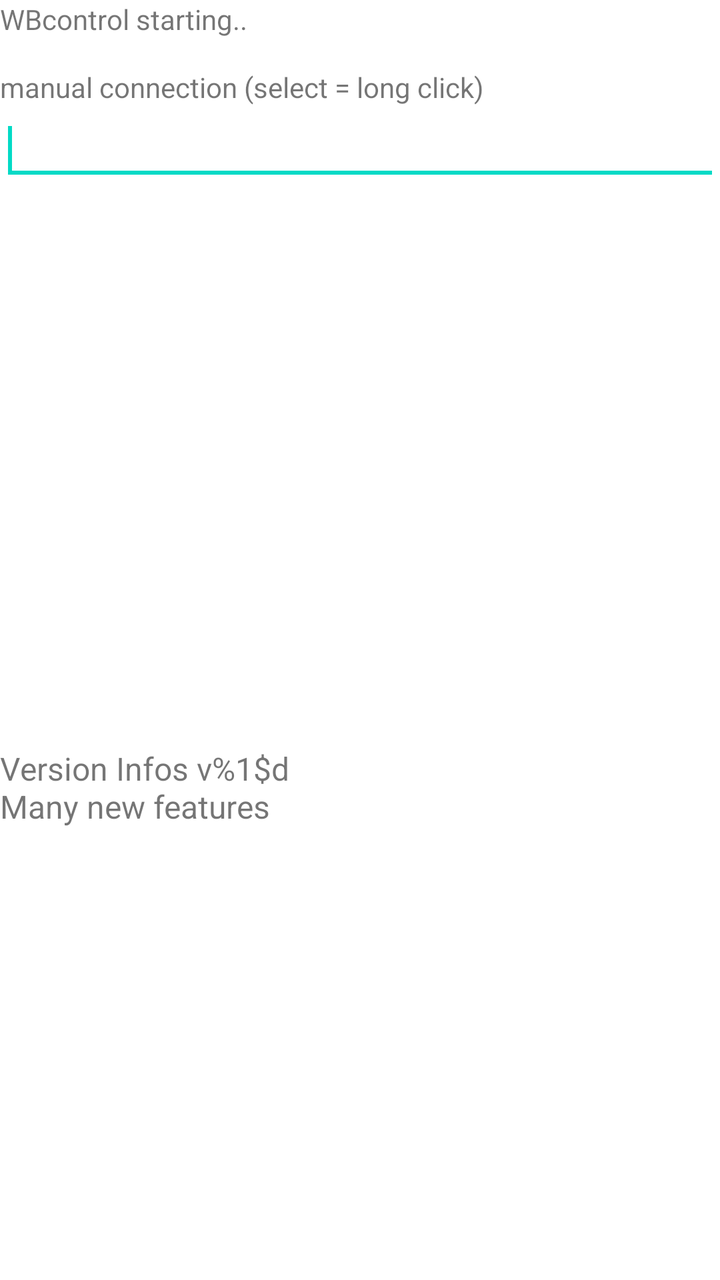
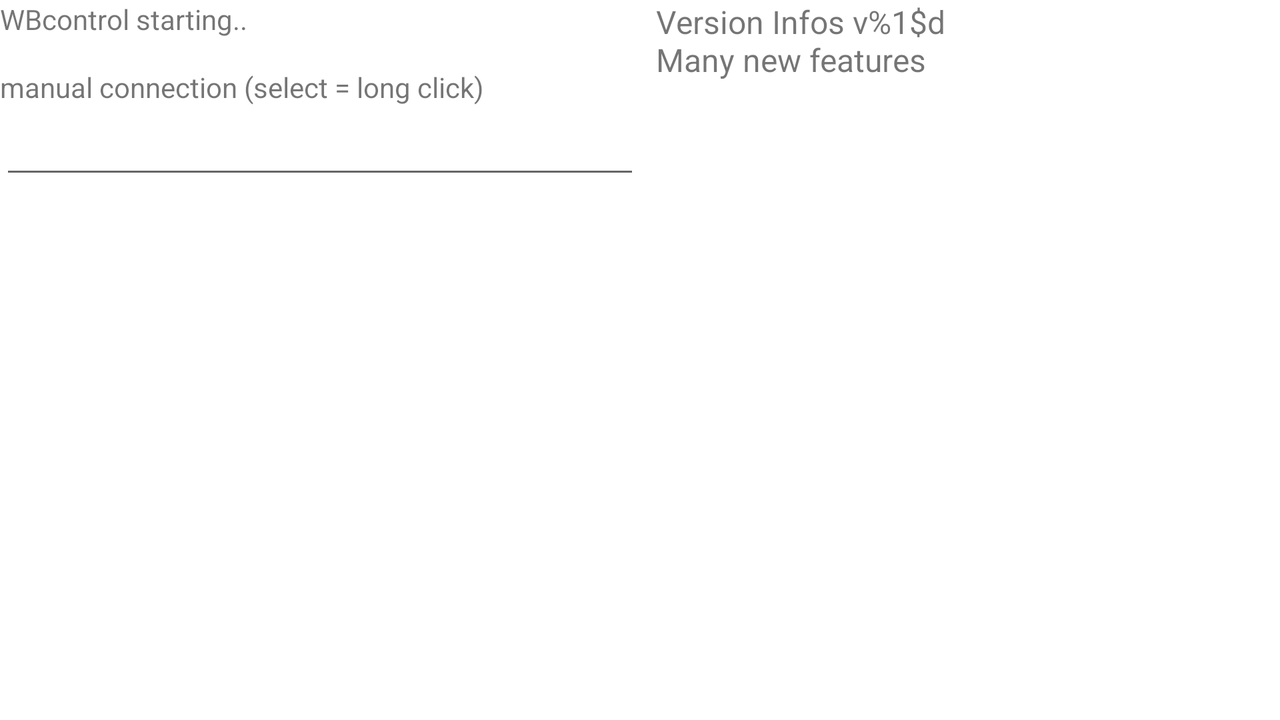

The same Android screen from two of the app's own layout files: first res/layout/ as a phone draws it, then the author's variant for another configuration, drawn on a device whose configuration selects that folder. Both files follow.
<!-- AndroidManifest.xml: fallback theme Theme.MaterialComponents.DayNight.NoActionBar -->
<!-- res/layout/startup.xml -->
<?xml version="1.0" encoding="utf-8"?>
<LinearLayout xmlns:android="http://schemas.android.com/apk/res/android"
    android:layout_width="fill_parent"
    android:layout_height="fill_parent"
    android:layout_margin="@dimen/space_std_w"
    android:orientation="vertical" >

    <TextView
        android:id="@+id/textView_startup"
        android:layout_width="fill_parent"
        android:layout_height="wrap_content"
        android:layout_marginBottom="15dip"
        android:text="@string/app_starting" />

    <TextView
        android:id="@+id/textView_ipconnect"
        android:layout_width="wrap_content"
        android:layout_height="wrap_content"
        android:text="@string/startup_enter_ip" />

    <EditText
        android:id="@+id/editText_ConnectIP"
        android:layout_width="fill_parent"
        android:layout_height="wrap_content"
        android:ems="10"
        android:inputType="text" >

        <requestFocus />
    </EditText>

    <ListView
        android:id="@+id/listView_startup_found"
        android:layout_width="fill_parent"
        android:layout_height="fill_parent"
        android:layout_weight="1" >

    </ListView>

    <ScrollView
        android:id="@+id/scrollView1"
        android:layout_width="fill_parent"
        android:layout_height="fill_parent"
        android:layout_weight="1" >

        <TextView
            android:id="@+id/textView_startup_infos"
            android:layout_width="fill_parent"
            android:layout_height="fill_parent"
            android:layout_marginTop="@dimen/space_std_h"
            android:text="@string/startup_infos"
            android:textSize="@dimen/font_size_med" />

    </ScrollView>

</LinearLayout>
<!-- resources referenced by this layout -->
<resources>
  <dimen name="font_size_med">16sp</dimen>
  <dimen name="space_std_h">6dp</dimen>
  <dimen name="space_std_w">8dp</dimen>
  <string name="app_starting">WBcontrol starting..</string>
  <string name="startup_enter_ip">manual connection (select = long click)</string>
  <string name="startup_infos">Version Infos v%1$d\nMany new features</string>
</resources>
<!-- res/layout-land/startup.xml (the author's variant of the layout above) -->
<!-- drawn on the phone turned sideways -->
<?xml version="1.0" encoding="utf-8"?>
<LinearLayout xmlns:android="http://schemas.android.com/apk/res/android"
    android:layout_width="fill_parent"
    android:layout_height="fill_parent"
    android:layout_margin="@dimen/space_std_w"
    android:orientation="horizontal" >

    <LinearLayout
        android:id="@+id/linearLayout_startup_startlist"
        android:layout_width="fill_parent"
        android:layout_height="wrap_content"
        android:layout_weight="3"
        android:orientation="vertical" >

        <TextView
            android:id="@+id/textView_startup"
            android:layout_width="fill_parent"
            android:layout_height="wrap_content"
            android:layout_marginBottom="15dip"
            android:text="@string/app_starting" />

        <TextView
            android:id="@+id/textView_ipconnect"
            android:layout_width="wrap_content"
            android:layout_height="wrap_content"
            android:text="@string/startup_enter_ip" />

        <EditText
            android:id="@+id/editText_ConnectIP"
            android:layout_width="fill_parent"
            android:layout_height="wrap_content"
            android:ems="10"
            android:inputType="text" />

        <ListView
            android:id="@+id/listView_startup_found"
            android:layout_width="fill_parent"
            android:layout_height="fill_parent"
            android:layout_weight="1" >
        </ListView>

    </LinearLayout>

    <ScrollView
        android:id="@+id/scrollView1"
        android:layout_width="fill_parent"
        android:layout_height="fill_parent"
        android:layout_weight="3" >

        <TextView
            android:id="@+id/textView_startup_infos"
            android:layout_width="fill_parent"
            android:layout_height="fill_parent"
            android:layout_marginLeft="@dimen/space_std_w"
            android:text="@string/startup_infos"
            android:textSize="@dimen/font_size_med" />

    </ScrollView>

</LinearLayout>
<!-- resources referenced by the variant -->
<!-- as the phone turned sideways resolves them -->
<resources>
  <dimen name="font_size_med">16sp</dimen>
  <dimen name="space_std_w">8dp</dimen>
  <string name="app_starting">WBcontrol starting..</string>
  <string name="startup_enter_ip">manual connection (select = long click)</string>
  <string name="startup_infos">Version Infos v%1$d\nMany new features</string>
</resources>
